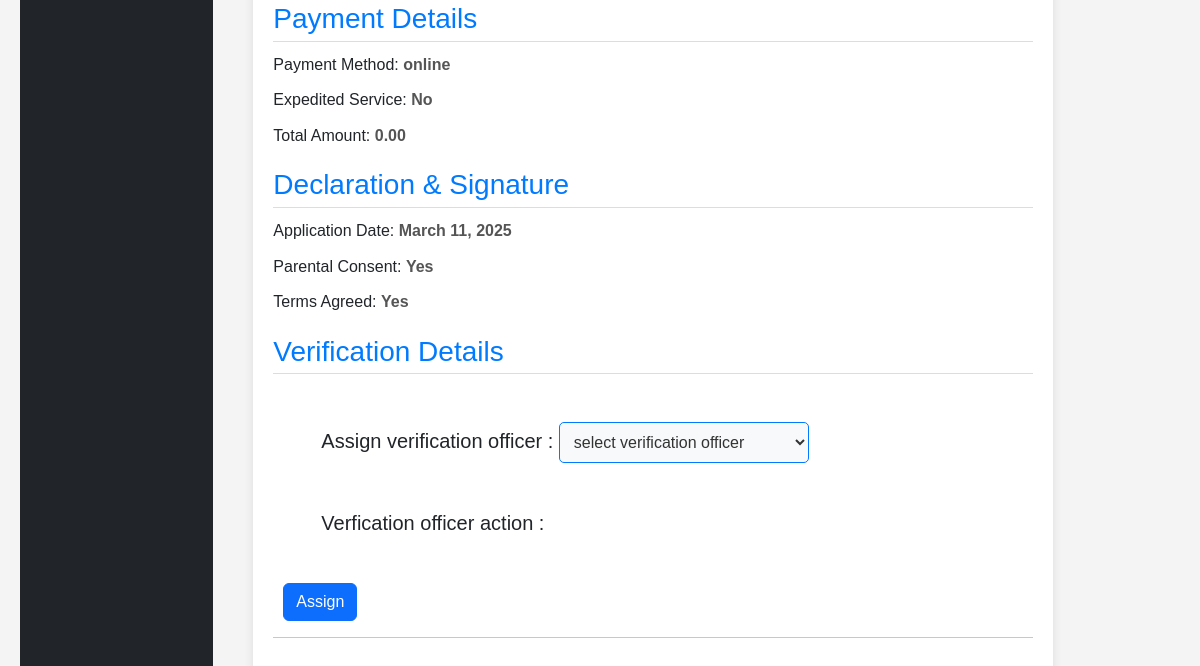
The app's page /view_passport_application/7/ (lower part), older data.
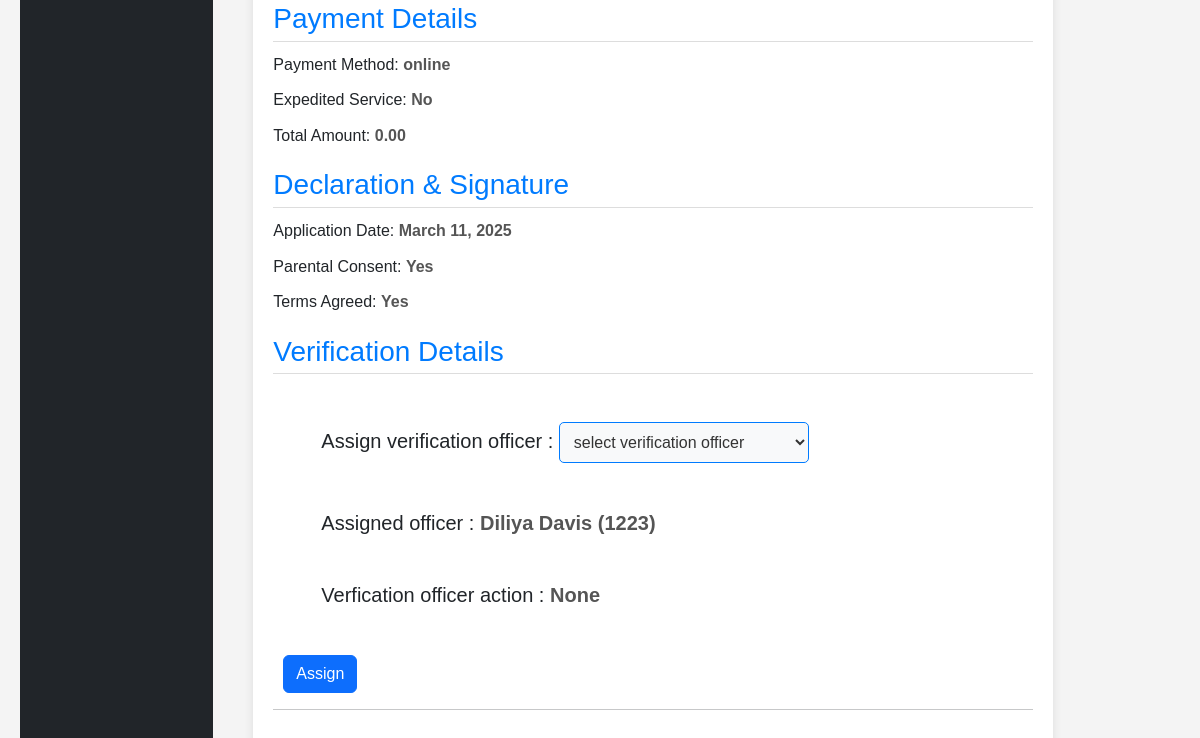
The same page, newer data.
### verification_app/models.py (models this page shows, shortened)
class PassportVerification(models.Model):
    VERIFIED = 'Verified'
    REJECTED = 'Rejected'
    VERIFICATION_STATUS_CHOICES = [
        (VERIFIED, 'Verified'),
        (REJECTED, 'Rejected'),
    ]
    ADMIN_PENDING = 'Pending'
    ADMIN_APPROVED = 'Approved'
    ADMIN_REJECTED = 'Rejected'
    ADMIN_VERIFICATION_CHOICES = [
        (ADMIN_PENDING, 'Pending'),
        (ADMIN_APPROVED, 'Approved'),
        (ADMIN_REJECTED, 'Rejected'),
    ]
    application_id = models.CharField(max_length=20, unique=True)
    passport_application = models.ForeignKey(PassportApplication, on_delete=models.CASCADE)
    verification_officer = models.ForeignKey(Employee, on_delete=models.CASCADE)
    verification_date_time = models.DateTimeField(auto_now=True)
    verification_status = models.CharField(max_length=20, choices=VERIFICATION_STATUS_CHOICES, blank=True, null=True)  # Limit to Verified/Rejected
    remarks = models.TextField(blank=True, null=True)
    admin_verification = models.CharField(max_length=20, choices=ADMIN_VERIFICATION_CHOICES,  blank=True, null=True)  # Limit to Pending/Approved/Rejected
    admin_remarks = models.TextField(blank=True, null=True)

class Employee(models.Model):
    employee_id = models.CharField(max_length=20, unique=True)
    govt_id = models.CharField(max_length=20, unique=True)
    first_name = models.CharField(max_length=50)
    middle_name = models.CharField(max_length=50, blank=True, null=True)
    last_name = models.CharField(max_length=50)
    dob = models.DateField()
    gender = models.CharField(max_length=10)
    photo = models.ImageField(upload_to='employee_photos/')
    official_email = models.EmailField(unique=True)
    alternative_email = models.EmailField(blank=True, null=True)
    mobile_number = models.CharField(max_length=15)
    emergency_contact = models.CharField(max_length=15, blank=True, null=True)
    designation = models.CharField(max_length=100)
    department = models.CharField(max_length=100)
    location = models.CharField(max_length=100)
    branch_code = models.CharField(max_length=20)
    joining_date = models.DateField()
    reporting_officer = models.CharField(max_length=100)
    employment_type = models.CharField(max_length=20)
    user_role = models.CharField(max_length=50)
    jurisdiction = models.TextField()  # Comma-separated values
    access_level = models.CharField(max_length=20)
    verify_authority = models.TextField()  # Comma-separated values
    password = models.CharField(max_length=128)
    digital_signature = models.ImageField(upload_to='digital_signatures/')
    def __str__(self):
        return f'{self.first_name} {self.last_name} ({self.employee_id})'

### passport_app/views.py (the view)
# urls.py: path('view_passport_application/<int:pasport_id>/', views.view_passport_application, name='view_passport_application'),
def view_passport_application(request, pasport_id):
    passport = PassportApplication.objects.get(id=pasport_id)
    verification_officer = Employee.objects.all()
    PassportVerification_data= PassportVerification.objects.filter(application_id=pasport_id).first()
    return render(request, "admin/view_and_assign_passport_application.html", {"passport": passport, "verification_officer": verification_officer, 'PassportVerification_data': PassportVerification_data})

### user_app/models.py (called while the page is built)
    def __str__(self):
        return f"Passport Application - {self.first_name} {self.last_name}"

### passport_app/templates/admin/view_and_assign_passport_application.html (shortened to what this page needs)
<!DOCTYPE html>
{% extends 'home.html' %}
{% block content %}
<html lang="en">
<head>
    <link href="https://cdn.jsdelivr.net/npm/bootstrap@5.3.3/dist/css/bootstrap.min.css" rel="stylesheet"
>
</head>
<body>
    <div class="container m-3">
        <div class="section">
            <h3>Payment Details</h3>
            <p>Payment Method: <span>{{ passport.payment_method|join:", " }}</span></p>
            <p>Expedited Service: <span>{{ passport.expedited_service|yesno:"Yes,No" }}</span></p>
            <p>Total Amount: <span>{{ passport.total_amount }}</span></p>
        </div>
        <div class="section">
            <h3>Declaration & Signature</h3>
            <p>Application Date: <span>{{ passport.application_date }}</span></p>
            <p>Parental Consent: <span>{{ passport.parental_consent|yesno:"Yes,No" }}</span></p>
            <p>Terms Agreed: <span>{{ passport.terms_agreed|yesno:"Yes,No" }}</span></p>
        </div>
        <div class="section">
            <h3>Verification Details</h3>
            <form method="post" action="{% url 'save_passport_application' %}">
                <h5 class="m-5">Assign verification officer :
                    <span class="">
                        <select class="styled-select" name="verification_officer_id">
                            <option value="" disabled selected>select verification officer</option>
                        </select>
                    </span>
                    {% if PassportVerification_data %}
                    <h5 class="ms-5">Assigned officer : <span>{{PassportVerification_data.verification_officer}}</span></h5>
                    {% endif %}
                </h5>
                <h5 class="m-5">Verfication officer action :
                    <span>
                        <span>{{PassportVerification_data.verification_status}}</span>
                    </span>
                </h5>
                <button type="submit" class="btn btn-primary">Assign</button>
            </form>
            <hr>
        </div>
    </div>
</body>
</html>
{% endblock %}

Row changes from the older to the newer data that the page shows:
added PassportVerification: verification_officer "Diliya Davis (1223)", verification_status "None"
Text that changed along with them:
text now shown: "Assigned officer :"
